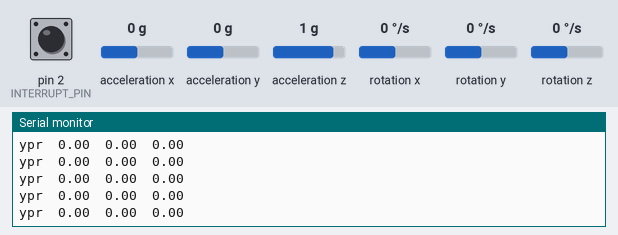
The sketch below on a simulated Arduino Uno, built with avr-gcc and run on an emulated ATmega328P. Parts: the last lines printed to the serial monitor. Inputs (shaded band) come from the test bench; at power-on: acceleration x 0 g, acceleration y 0 g, acceleration z 1 g, rotation z 0 °/s, pin 2 (INTERRUPT_PIN) LOW, rotation x 0 °/s, rotation y 0 °/s. The sensor or clock chip raises its interrupt line as the real part does.

Above: at 1.7 s.
1.8 s: acceleration x set to 0.8 g
At 2.9 s:
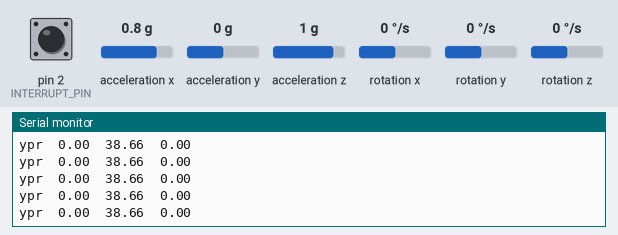
4.8 s: acceleration y set to -1.4 g
At 5.4 s:
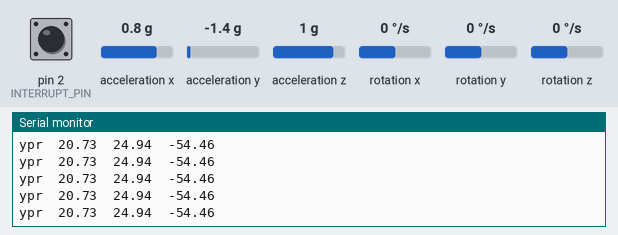
6.3 s: acceleration z set to -1.4 g
At 6.8 s:
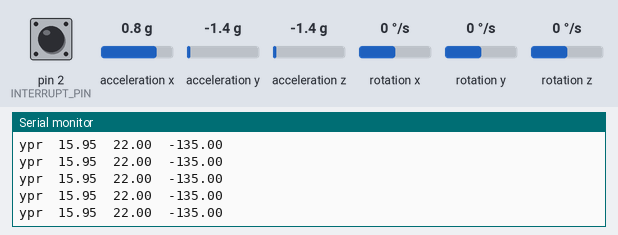
7.8 s: acceleration y set to 0 g
At 8.6 s:
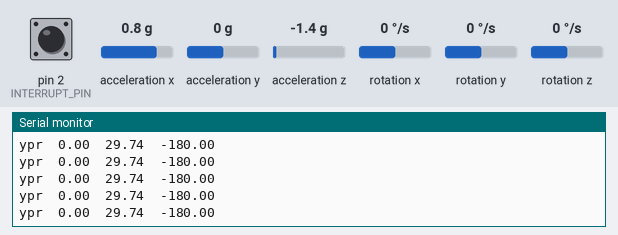
10.8 s: rotation z set to -100 °/s
At 11.6 s:
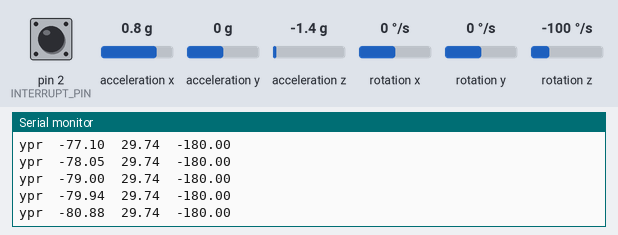
Timing chart, 0 to 13.8 s (numbered marks = the images above; inputs shaded):
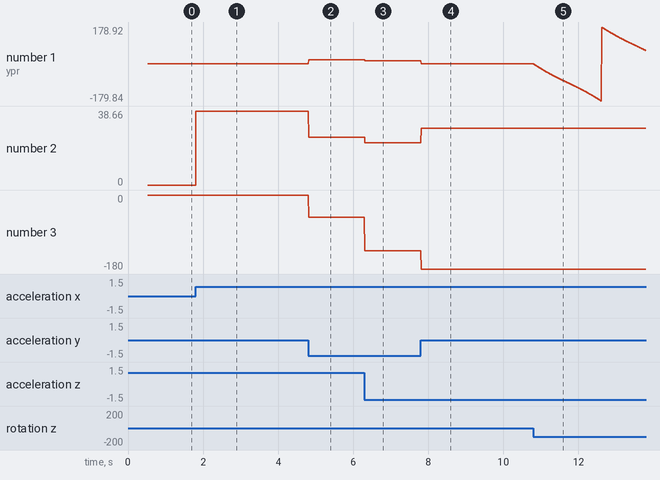

The sketch:

MPU6050_DMP_MERGE.ino
```cpp
#include "I2Cdev.h"

#include "MPU6050_6Axis_MotionApps20.h"

#if I2CDEV_IMPLEMENTATION == I2CDEV_ARDUINO_WIRE
#include "Wire.h"
#endif

// class default I2C address is 0x68
// specific I2C addresses may be passed as a parameter here
// AD0 low = 0x68 (default for SparkFun breakout and InvenSense evaluation board)
// AD0 high = 0x69
MPU6050 mpu;
//MPU6050 mpu(0x69); // <-- use for AD0 high
#define OUTPUT_READABLE_YAWPITCHROLL
#define INTERRUPT_PIN 2  // use pin 2 on Arduino Uno & most boards


// MPU control/status vars
bool dmpReady = false;  // set true if DMP init was successful
uint8_t mpuIntStatus;   // holds actual interrupt status byte from MPU
uint8_t devStatus;      // return status after each device operation (0 = success, !0 = error)
uint16_t packetSize;    // expected DMP packet size (default is 42 bytes)
uint16_t fifoCount;     // count of all bytes currently in FIFO
uint8_t fifoBuffer[64]; // FIFO storage buffer

// orientation/motion vars
Quaternion q;           // [w, x, y, z]         quaternion container
VectorFloat gravity;    // [x, y, z]            gravity vector
float ypr[3];           // [yaw, pitch, roll]   yaw/pitch/roll container and gravity vector


//==============================calibaration values===============================
int mean_ax, mean_ay, mean_az, mean_gx, mean_gy, mean_gz, state = 0;
int ax_offset, ay_offset, az_offset, gx_offset, gy_offset, gz_offset;
int buffersize = 1000;
int16_t ax, ay, az, gx, gy, gz;
int acel_deadzone = 8;   //Acelerometer error allowed, make it lower to get more precision, but sketch may not converge  (default:8)
int giro_deadzone = 1;   //Giro error allowed, make it lower to get more precision, but sketch may not converge  (default:1)


// ================================================================
// ===               INTERRUPT DETECTION ROUTINE                ===
// ================================================================

volatile bool mpuInterrupt = false;     // indicates whether MPU interrupt pin has gone high
void dmpDataReady() {
  mpuInterrupt = true;
}


// ================================================================
// ===                      INITIAL SETUP                       ===
// ================================================================

void setup() {
  // join I2C bus (I2Cdev library doesn't do this automatically)
#if I2CDEV_IMPLEMENTATION == I2CDEV_ARDUINO_WIRE
  Wire.begin();
  Wire.setClock(400000); // 400kHz I2C clock. Comment this line if having compilation difficulties
#elif I2CDEV_IMPLEMENTATION == I2CDEV_BUILTIN_FASTWIRE
  Fastwire::setup(400, true);
#endif

  // initialize serial communication
  // (115200 chosen because it is required for Teapot Demo output, but it's
  // really up to you depending on your project)
  Serial.begin(115200);
  while (!Serial); // wait for Leonardo enumeration, others continue immediately

  // NOTE: 8MHz or slower host processors, like the Teensy @ 3.3v or Ardunio
  // Pro Mini running at 3.3v, cannot handle this baud rate reliably due to
  // the baud timing being too misaligned with processor ticks. You must use
  // 38400 or slower in these cases, or use some kind of external separate
  // crystal solution for the UART timer.

  // initialize device
  Serial.println(F("Initializing I2C devices..."));
  mpu.initialize();
  //calibration_init();
  pinMode(INTERRUPT_PIN, INPUT);

  // verify connection
  Serial.println(F("Testing device connections..."));
  Serial.println(mpu.testConnection() ? F("MPU6050 connection successful") : F("MPU6050 connection failed"));

  // wait for ready
  Serial.println(F("\nSend any character to begin DMP programming and demo: "));
  //while (Serial.available() && Serial.read()); // empty buffer
  //while (!Serial.available());                 // wait for data
  //while (Serial.available() && Serial.read()); // empty buffer again

  // load and configure the DMP
  Serial.println(F("Initializing DMP..."));
  devStatus = mpu.dmpInitialize();

  // supply your own gyro offsets here, scaled for min sensitivity
  mpu.setXGyroOffset(220);
  mpu.setYGyroOffset(76);
  mpu.setZGyroOffset(-85);
  mpu.setZAccelOffset(1788); // 1688 factory default for my test chip

  // make sure it worked (returns 0 if so)
  if (devStatus == 0) {
    // turn on the DMP, now that it's ready
    Serial.println(F("Enabling DMP..."));
    mpu.setDMPEnabled(true);

    // enable Arduino interrupt detection
    Serial.println(F("Enabling interrupt detection (Arduino external interrupt 0)..."));
    attachInterrupt(digitalPinToInterrupt(INTERRUPT_PIN), dmpDataReady, RISING);
    mpuIntStatus = mpu.getIntStatus();

    // set our DMP Ready flag so the main loop() function knows it's okay to use it
    Serial.println(F("DMP ready! Waiting for first interrupt..."));
    dmpReady = true;

    // get expected DMP packet size for later comparison
    packetSize = mpu.dmpGetFIFOPacketSize();
  } else {
    // ERROR!
    // 1 = initial memory load failed
    // 2 = DMP configuration updates failed
    // (if it's going to break, usually the code will be 1)
    Serial.print(F("DMP Initialization failed (code "));
    Serial.print(devStatus);
    Serial.println(F(")"));
  }

}


void calibration_init()
{

  // wait for ready
  //while (Serial.available() && Serial.read()); // empty buffer
  Serial.println(F("Send any character to start sketch.\n"));
  /*
    while (!Serial.available()) {
    Serial.println(F("Send any character to start sketch.\n"));
    delay(1500);
    }
  */
  //while (Serial.available() && Serial.read()); // empty buffer again

  // start message
  Serial.println("\nMPU6050 Calibration Sketch");
  delay(2000);
  Serial.println("\nYour MPU6050 should be placed in horizontal position, with package letters facing up. \nDon't touch it until you see a finish message.\n");
  delay(3000);
  // verify connection
  Serial.println(mpu.testConnection() ? "MPU6050 connection successful" : "MPU6050 connection failed");
  delay(1000);
  // reset offsets
  mpu.setXAccelOffset(0);
  mpu.setYAccelOffset(0);
  mpu.setZAccelOffset(0);
  mpu.setXGyroOffset(0);
  mpu.setYGyroOffset(0);
  mpu.setZGyroOffset(0);

  while (1)
  {
    if (state == 0) {
      Serial.println("\nReading sensors for first time...");
      meansensors();
      state++;
      delay(1000);
    }

    if (state == 1) {
      Serial.println("\nCalculating offsets...");
      calibration();
      state++;
      delay(1000);
    }

    if (state == 2) {
      meansensors();
      Serial.println("\nFINISHED!");
      Serial.print("\nSensor readings with offsets:\t"); Serial.print(mean_ax); Serial.print("\t"); Serial.print(mean_ay); Serial.print("\t"); Serial.print(mean_az); Serial.print("\t"); Serial.print(mean_gx); Serial.print("\t"); Serial.print(mean_gy); Serial.print("\t"); Serial.println(mean_gz);
      Serial.print("Your offsets:\t"); Serial.print(ax_offset); Serial.print("\t"); Serial.print(ay_offset); Serial.print("\t"); Serial.print(az_offset); Serial.print("\t"); Serial.print(gx_offset); Serial.print("\t"); Serial.print(gy_offset); Serial.print("\t"); Serial.println(gz_offset);
      Serial.println("\nData is printed as: acelX acelY acelZ giroX giroY giroZ");
      Serial.println("Check that your sensor readings are close to 0 0 16384 0 0 0");
      Serial.println("If calibration was succesful write down your offsets so you can set them in your projects using something similar to mpu.setXAccelOffset(youroffset)");
      //while (1);
      mpu.setXAccelOffset(ax_offset);
      mpu.setYAccelOffset(ay_offset);
      mpu.setZAccelOffset(az_offset);
      mpu.setXGyroOffset(gx_offset);
      mpu.setYGyroOffset(gy_offset);
      mpu.setZGyroOffset(gz_offset);
      delay(5000);
      break;
    }
  }
}

///////////////////////////////////   FUNCTIONS   ////////////////////////////////////
void meansensors() {
  long i = 0, buff_ax = 0, buff_ay = 0, buff_az = 0, buff_gx = 0, buff_gy = 0, buff_gz = 0;

  while (i < (buffersize + 101)) {
    // read raw accel/gyro measurements from device
    mpu.getMotion6(&ax, &ay, &az, &gx, &gy, &gz);

    if (i > 100 && i <= (buffersize + 100)) { //First 100 measures are discarded
      buff_ax = buff_ax + ax;
      buff_ay = buff_ay + ay;
      buff_az = buff_az + az;
      buff_gx = buff_gx + gx;
      buff_gy = buff_gy + gy;
      buff_gz = buff_gz + gz;
    }
    if (i == (buffersize + 100)) {
      mean_ax = buff_ax / buffersize;
      mean_ay = buff_ay / buffersize;
      mean_az = buff_az / buffersize;
      mean_gx = buff_gx / buffersize;
      mean_gy = buff_gy / buffersize;
      mean_gz = buff_gz / buffersize;
    }
    i++;
    delay(2); //Needed so we don't get repeated measures
  }
}

void calibration() {
  ax_offset = -mean_ax / 8;
  ay_offset = -mean_ay / 8;
  az_offset = (16384 - mean_az) / 8;

  gx_offset = -mean_gx / 4;
  gy_offset = -mean_gy / 4;
  gz_offset = -mean_gz / 4;
  while (1)
  {
    int ready = 0;
    mpu.setXAccelOffset(ax_offset);
    mpu.setYAccelOffset(ay_offset);
    mpu.setZAccelOffset(az_offset);

    mpu.setXGyroOffset(gx_offset);
    mpu.setYGyroOffset(gy_offset);
    mpu.setZGyroOffset(gz_offset);

    meansensors();
    Serial.print(mean_ax);
Serial.print("\t");
Serial.print(mean_ay);
Serial.print("\t");
Serial.print(mean_az);
Serial.print("\t");
Serial.print(mean_gx);
Serial.print("\t");
Serial.print(mean_gy);
Serial.print("\t");
Serial.println(mean_gz);

    if (abs(mean_ax) <= acel_deadzone) ready++;
    else ax_offset = ax_offset - mean_ax / acel_deadzone;

    if (abs(mean_ay) <= acel_deadzone) ready++;
    else ay_offset = ay_offset - mean_ay / acel_deadzone;

    if (abs(16384 - mean_az) <= acel_deadzone) ready++;
    else az_offset = az_offset + (16384 - mean_az) / acel_deadzone;

    if (abs(mean_gx) <= giro_deadzone) ready++;
    else gx_offset = gx_offset - mean_gx / (giro_deadzone + 1);

    if (abs(mean_gy) <= giro_deadzone) ready++;
    else gy_offset = gy_offset - mean_gy / (giro_deadzone + 1);

    if (abs(mean_gz) <= giro_deadzone) ready++;
    else gz_offset = gz_offset - mean_gz / (giro_deadzone + 1);

    if (ready == 6) break;
  }
}


// ================================================================
// ===                    MAIN PROGRAM LOOP                     ===
// ================================================================

void dmp()
{
  //Serial.println("loop start!");
  // if programming failed, don't try to do anything
  if (!dmpReady) return;
  // wait for MPU interrupt or extra packet(s) available
  while (!mpuInterrupt && fifoCount < packetSize)
  {
    //Serial.println("wait for MPU interrupt or extra packet(s) available");
    // other program behavior stuff here
    // .
    // .
    // .
    // if you are really paranoid you can frequently test in between other
    // stuff to see if mpuInterrupt is true, and if so, "break;" from the
    // while() loop to immediately process the MPU data
    // .
    // .
    // .
  }

  // reset interrupt flag and get INT_STATUS byte
  mpuInterrupt = false;
  mpuIntStatus = mpu.getIntStatus();
  //Serial.print("get intstatus:"); Serial.println(mpuIntStatus);
  // get current FIFO count
  fifoCount = mpu.getFIFOCount();
  //Serial.println("getFIFO");
  // check for overflow (this should never happen unless our code is too inefficient)
  if ((mpuIntStatus & 0x10) || fifoCount == 1024)
  {
    // reset so we can continue cleanly
    mpu.resetFIFO();
    Serial.println(F("FIFO overflow!"));

    // otherwise, check for DMP data ready interrupt (this should happen frequently)
  }
  else if (mpuIntStatus & 0x02)
  {
    //Serial.println("0x02");
    // wait for correct available data length, should be a VERY short wait
    while (fifoCount < packetSize)
    {
      fifoCount = mpu.getFIFOCount();
      //Serial.print("fifoCount:");Serial.print(fifoCount);Serial.print(" packetSize:");Serial.println(packetSize);
    }
    //Serial.print("fifoCount:");Serial.print(fifoCount);Serial.print(" packetSize:");Serial.println(packetSize);

    // read a packet from FIFO
    mpu.getFIFOBytes(fifoBuffer, packetSize);

    // track FIFO count here in case there is > 1 packet available
    // (this lets us immediately read more without waiting for an interrupt)
    fifoCount -= packetSize;

#ifdef OUTPUT_READABLE_YAWPITCHROLL
    // display Euler angles in degrees
    //Serial.println("ypr");
    mpu.dmpGetQuaternion(&q, fifoBuffer);
    mpu.dmpGetGravity(&gravity, &q);
    mpu.dmpGetYawPitchRoll(ypr, &q, &gravity);
    Serial.print("ypr\t");
    Serial.print(ypr[0] * 180 / M_PI);
    Serial.print("\t");
    Serial.print(ypr[1] * 180 / M_PI);
    Serial.print("\t");
    Serial.println(ypr[2] * 180 / M_PI);
#endif
  }
}
void loop()
{
  dmp();
}
```

Measured:
- after the input at 1.8 s, the serial monitor: prints a new line at once (image 1)
- after the input at 4.8 s, the serial monitor: prints a new line at once (image 2)
- after the input at 6.3 s, the serial monitor: prints a new line at once (image 3)
- after the input at 7.8 s, the serial monitor: prints a new line at once (image 4)
- after the input at 10.8 s, the serial monitor: prints a new line at once (image 5)
- plotted number 1: 0 → 20.73 after the input at 4.8 s, 20.73 → 15.95 after the input at 6.3 s, 15.95 → 0 after the input at 7.8 s, 0 → -40.98 after the input at 10.8 s
- plotted number 2: 0 → 38.66 after the input at 1.8 s, 38.66 → 24.94 after the input at 4.8 s, 24.94 → 22 after the input at 6.3 s, 22 → 29.74 after the input at 7.8 s
- plotted number 3: 0 → -54.46 after the input at 4.8 s, -54.46 → -135 after the input at 6.3 s, -135 → -180 after the input at 7.8 s
